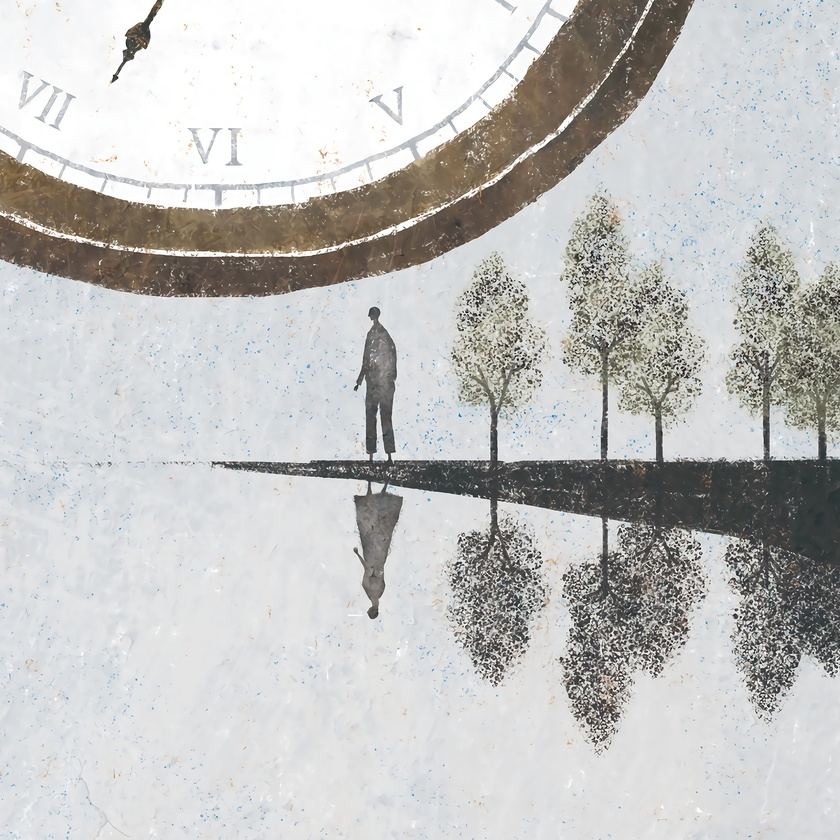
#> input picture 0000/1.jpg, 840 x 840 px, shrunk from 2048 x 2048 before the run
$ python 0000.py
#> lines starting #> are read from the running program, lines starting #| are printed output that depends on the picture
#!/usr/bin/env python
# coding=utf-8

#将你的 QQ 头像（或者微博头像）右上角加上红色的数字，类似于微信未读信息数量那种提示效果。

from PIL import Image, ImageDraw, ImageFont

img = Image.open("1.jpg")
#> img is the input picture: PIL image 840x840 RGB; mean R, G, B 194.5, 194.4, 193.2
length, width = img.size
#> length = 840; width = 840
red = (255, 0, 0)
imgDraw = ImageDraw.Draw(img)
ft = ImageFont.truetype("font.ttf", 100)
imgDraw.text((width - 100, 0), "2", fill = red, font = ft)
img.show()
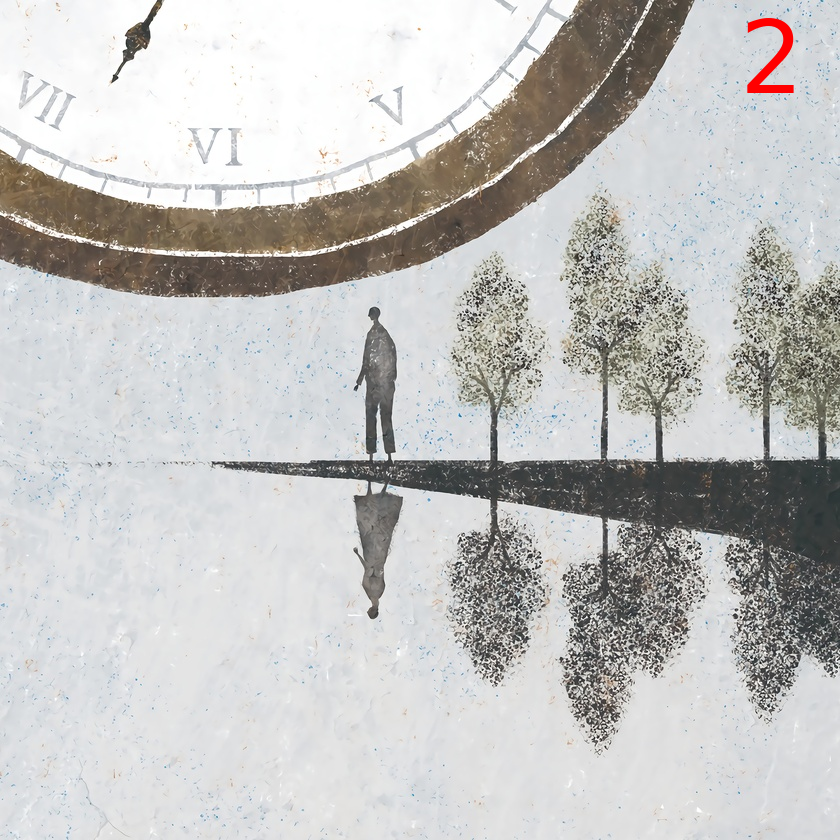
#> shown: PIL image 840x840 RGB; mean R, G, B 194.6, 194, 192.8
# img.save("3.jpg")
